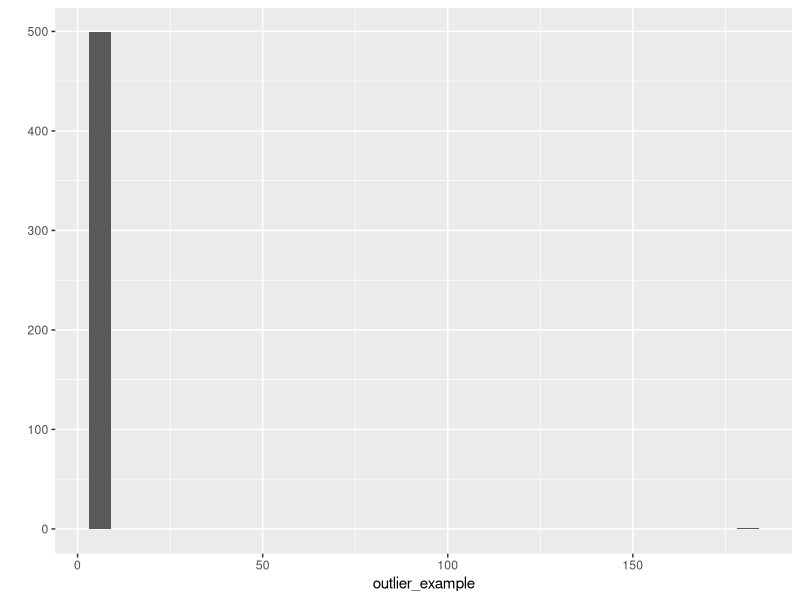
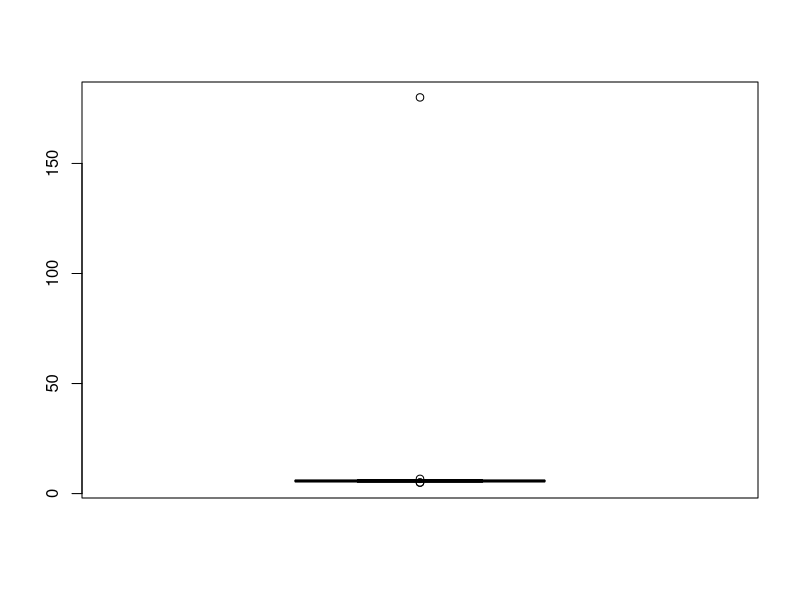
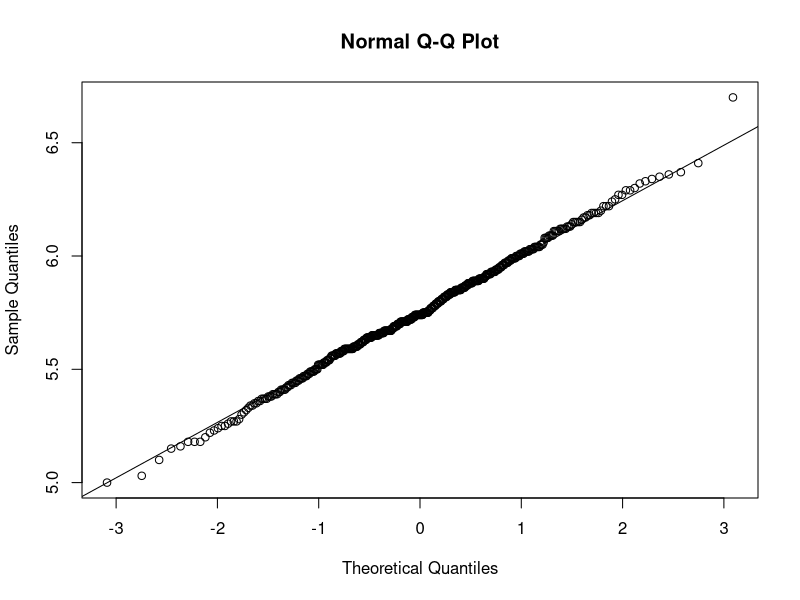
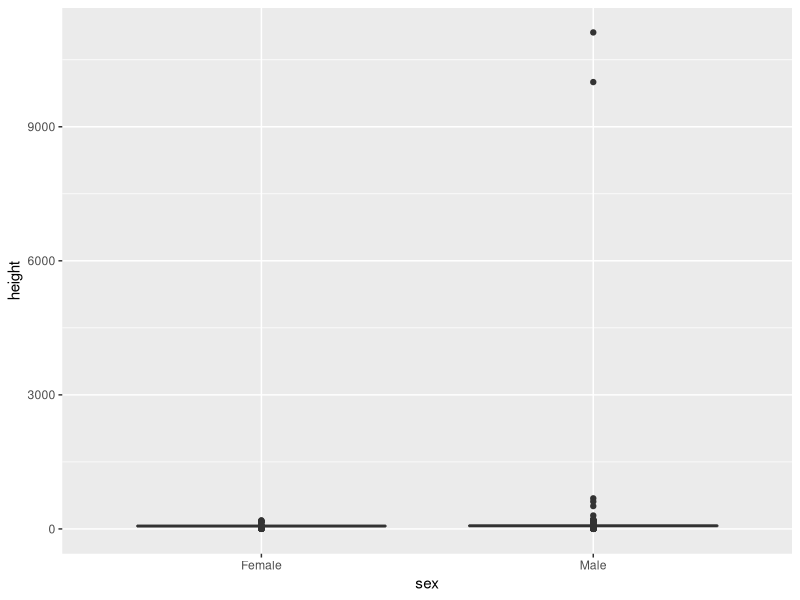

Recreate these plots in R, in order.
## ---- chunk 1
library(tidyverse)
library(dslabs)
data(outlier_example)
str(outlier_example)
## ---- chunk 2
mean(outlier_example)
sd(outlier_example)
## ---- chunk 3
qplot(outlier_example, bins = 30)
## ---- chunk 4
boxplot(outlier_example)
## ---- chunk 5
median(outlier_example)
## ---- chunk 6
IQR(outlier_example) / 1.349
## ---- chunk 7
q3 <- qnorm(0.75)
q1 <- qnorm(0.25)
iqr <- q3 - q1
r <- c(q1 - 1.5*iqr, q3 + 1.5*iqr)
r
## ---- chunk 8
max_height <- quantile(outlier_example, 0.75) + 3*IQR(outlier_example)
max_height
## ---- chunk 9
x <- outlier_example[outlier_example < max_height]
qqnorm(x)
qqline(x)
## ---- chunk 10
mad(outlier_example)
## ---- chunk 11
    x_with_error <- x
    x_with_error[1] <- x_with_error[1]*10
## ---- chunk 12
library(dslabs)
data("reported_heights")
head(reported_heights)
## ---- chunk 13
reported_heights <- reported_heights %>%
  mutate(original_heights = height, height = as.numeric(height))
## ---- chunk 14
reported_heights %>% 
  filter(is.na(height)) %>% 
  head()
## ---- chunk 15
reported_heights <- filter(reported_heights, !is.na(height))
## ---- chunk 16
reported_heights %>% 
  group_by(sex) %>%
  summarize(average = mean(height), sd = sd(height),
            median = median(height), MAD = mad(height))
## ---- chunk 17
reported_heights %>% 
  ggplot(aes(sex, height)) + 
  geom_boxplot()
## ---- chunk 18
reported_heights %>% 
  arrange(desc(height)) %>% 
  top_n(10, height)
## ---- chunk 19
max_height <- quantile(reported_heights$height, .75) + 3*IQR(reported_heights$height)
min_height <- quantile(reported_heights$height, .25) - 3*IQR(reported_heights$height)
c(min_height, max_height)
## ---- chunk 20
reported_heights %>% 
  filter(!between(height, min_height, max_height)) %>% 
  select(original_heights) %>%
  head(n=10) %>% pull(original_heights)
